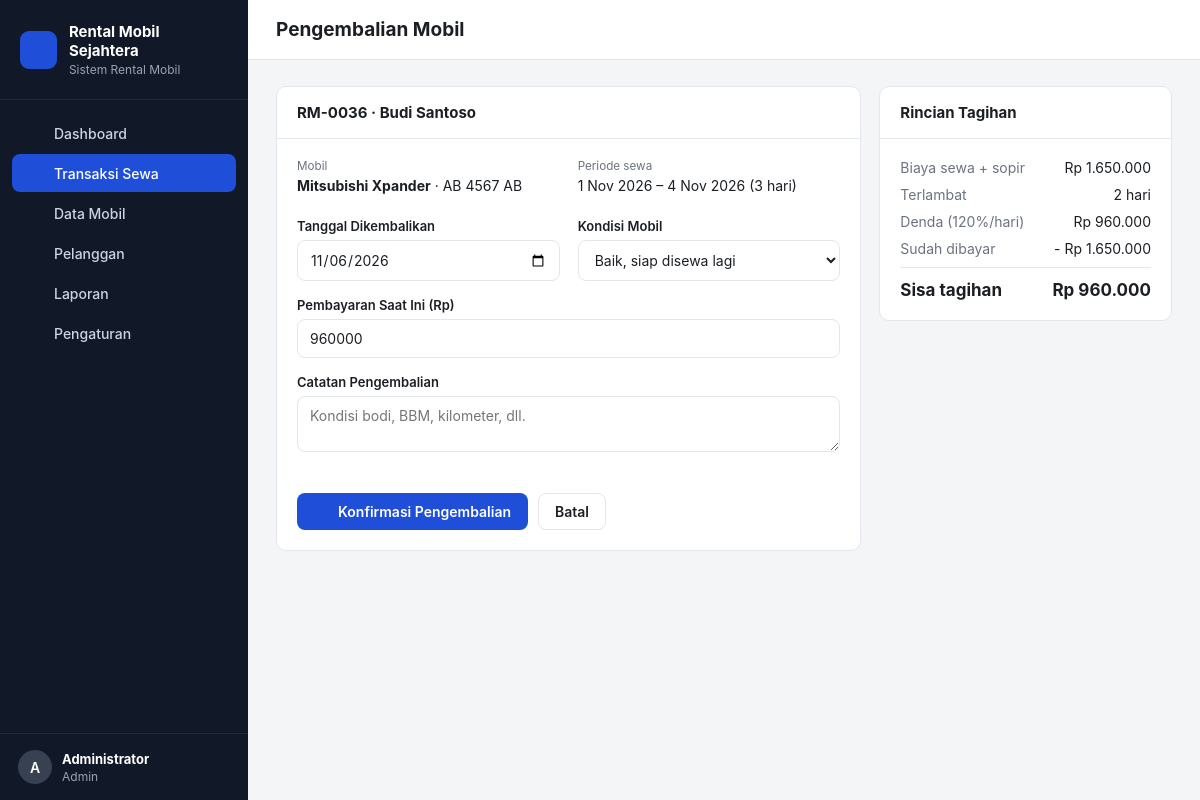
Page /index.php?page=sewa.kembali&id=36 (signed in) on the committed database.
### tables this page shows
CREATE TABLE pengaturan (
  id INT PRIMARY KEY,
  nama_usaha VARCHAR(100) NOT NULL,
  alamat VARCHAR(255),
  telepon VARCHAR(30),
  denda_per_hari_persen INT NOT NULL DEFAULT 120,
  biaya_sopir_per_hari INT NOT NULL DEFAULT 150000
);

CREATE TABLE sewa (
  id INT AUTO_INCREMENT PRIMARY KEY,
  kode VARCHAR(20) NOT NULL UNIQUE,
  pelanggan_id INT NOT NULL,
  mobil_id INT NOT NULL,
  user_id INT,
  tgl_mulai DATE NOT NULL,
  tgl_selesai DATE NOT NULL,
  tgl_kembali DATE NULL,
  lama_hari INT NOT NULL,
  harga_per_hari INT NOT NULL,
  pakai_sopir TINYINT(1) NOT NULL DEFAULT 0,
  biaya_sopir INT NOT NULL DEFAULT 0,
  subtotal INT NOT NULL,
  denda INT NOT NULL DEFAULT 0,
  total INT NOT NULL,
  dibayar INT NOT NULL DEFAULT 0,
  status ENUM('berjalan','selesai','batal') NOT NULL DEFAULT 'berjalan',
  catatan TEXT,
  created_at TIMESTAMP DEFAULT CURRENT_TIMESTAMP,
  FOREIGN KEY (pelanggan_id) REFERENCES pelanggan(id),
  FOREIGN KEY (mobil_id) REFERENCES mobil(id),
  FOREIGN KEY (user_id) REFERENCES users(id) ON DELETE SET NULL
);

CREATE TABLE pelanggan (
  id INT AUTO_INCREMENT PRIMARY KEY,
  nik VARCHAR(20) NOT NULL UNIQUE,
  nama VARCHAR(100) NOT NULL,
  telepon VARCHAR(20) NOT NULL,
  alamat TEXT,
  no_sim VARCHAR(20),
  created_at TIMESTAMP DEFAULT CURRENT_TIMESTAMP
);

CREATE TABLE mobil (
  id INT AUTO_INCREMENT PRIMARY KEY,
  plat_nomor VARCHAR(15) NOT NULL UNIQUE,
  merk VARCHAR(50) NOT NULL,
  model VARCHAR(50) NOT NULL,
  tahun YEAR NOT NULL,
  warna VARCHAR(30),
  kursi TINYINT NOT NULL DEFAULT 7,
  transmisi ENUM('Manual','Matic') NOT NULL DEFAULT 'Manual',
  bahan_bakar ENUM('Bensin','Solar','Listrik','Hybrid') NOT NULL DEFAULT 'Bensin',
  harga_per_hari INT NOT NULL,
  status ENUM('tersedia','disewa','servis') NOT NULL DEFAULT 'tersedia',
  foto VARCHAR(255),
  created_at TIMESTAMP DEFAULT CURRENT_TIMESTAMP
);

### index.php (called while the page is built, shortened)
<?php
require __DIR__ . '/includes/bootstrap.php';
$routes = [
    'login'          => 'pages/login.php',
    'logout'         => 'pages/logout.php',
    'dashboard'      => 'pages/dashboard.php',
    'mobil'          => 'pages/mobil/index.php',
    'mobil.form'     => 'pages/mobil/form.php',
    'mobil.hapus'    => 'pages/mobil/hapus.php',
    'pelanggan'      => 'pages/pelanggan/index.php',
    'pelanggan.form' => 'pages/pelanggan/form.php',
    'pelanggan.hapus'=> 'pages/pelanggan/hapus.php',
    'sewa'           => 'pages/sewa/index.php',
    'sewa.baru'      => 'pages/sewa/baru.php',
    'sewa.kembali'   => 'pages/sewa/kembali.php',
    'sewa.batal'     => 'pages/sewa/batal.php',
    'sewa.invoice'   => 'pages/sewa/invoice.php',
    'laporan'        => 'pages/laporan.php',
    'pengaturan'     => 'pages/pengaturan.php',
];
$page = $_GET['page'] ?? 'dashboard';
require __DIR__ . '/' . $routes[$page];

### pages/sewa/kembali.php (the view, shortened to what this page needs)
<?php
$id = (int) ($_GET['id'] ?? 0);
$s = q("SELECT s.*, p.nama, m.merk, m.model, m.plat_nomor FROM sewa s
        JOIN pelanggan p ON p.id = s.pelanggan_id JOIN mobil m ON m.id = s.mobil_id
        WHERE s.id = ? AND s.status = 'berjalan'", [$id])->fetch();
$tglKembali = $_POST['tgl_kembali'] ?? date('Y-m-d');
[$telat, $denda] = hitung_denda($s['tgl_selesai'], $tglKembali, (int) $s['harga_per_hari']);
$totalAkhir = $s['subtotal'] + $denda;
$sisa = $totalAkhir - $s['dibayar'];
$title = 'Pengembalian Mobil';
require __DIR__ . '/../../includes/header.php';
?>
<div class="grid-2">
    <div class="card">
        <div class="card-head"><h2><?= e($s['kode']) ?> · <?= e($s['nama']) ?></h2></div>
        <div class="card-body">
            <div class="invoice-meta">
                <div><small>Mobil</small><strong><?= e($s['merk'] . ' ' . $s['model']) ?></strong> · <?= e($s['plat_nomor']) ?></div>
                <div><small>Periode sewa</small><?= tgl($s['tgl_mulai']) ?> – <?= tgl($s['tgl_selesai']) ?> (<?= $s['lama_hari'] ?> hari)</div>
            </div>
            <form method="post" class="form-grid">
                <div><label>Tanggal Dikembalikan</label>
                    <input type="date" name="tgl_kembali" value="<?= e($tglKembali) ?>" onchange="this.form.submit()">
                </div>
                <div><label>Kondisi Mobil</label>
                    <select name="kondisi">
                        <option value="tersedia">Baik, siap disewa lagi</option>
                    </select>
                </div>
                <div class="full"><label>Pembayaran Saat Ini (Rp)</label>
                    <input type="number" name="bayar" min="0" step="1000" value="<?= max(0, $sisa) ?>">
                </div>
                <div class="full"><label>Catatan Pengembalian</label>
                    <textarea name="catatan" rows="2" placeholder="Kondisi bodi, BBM, kilometer, dll."></textarea>
                </div>
                <div class="full form-actions">
                    <button class="btn btn-primary" name="konfirmasi" value="1"><?= icon('undo', 16) ?> Konfirmasi Pengembalian</button>
                    <a href="<?= url('sewa') ?>" class="btn btn-light">Batal</a>
                </div>
            </form>
        </div>
    </div>
    <div class="card" style="align-self:start">
        <div class="card-head"><h2>Rincian Tagihan</h2></div>
        <div class="card-body summary">
            <div><span class="muted">Biaya sewa + sopir</span><span><?= rupiah($s['subtotal']) ?></span></div>
            <div><span class="muted">Terlambat</span><span><?= $telat ?> hari</span></div>
            <div><span class="muted">Denda (<?= (int) setting()['denda_per_hari_persen'] ?>%/hari)</span><span><?= rupiah($denda) ?></span></div>
            <div><span class="muted">Sudah dibayar</span><span>- <?= rupiah($s['dibayar']) ?></span></div>
            <div class="total"><span>Sisa tagihan</span><span><?= rupiah(max(0, $sisa)) ?></span></div>
        </div>
    </div>
</div>
<?php require __DIR__ . '/../../includes/footer.php'; ?>

### includes/header.php (shortened to what this page needs)
<?php
$menu = [
    ['dashboard', 'Dashboard', 'home'],
    ['sewa', 'Transaksi Sewa', 'key'],
    ['mobil', 'Data Mobil', 'car'],
    ['pelanggan', 'Pelanggan', 'users'],
    ['laporan', 'Laporan', 'chart'],
];
if (user()['role'] === 'admin') $menu[] = ['pengaturan', 'Pengaturan', 'settings'];
$current = explode('.', $_GET['page'] ?? 'dashboard')[0];
?>
<!DOCTYPE html>
<html lang="id">
<head>
    <link rel="stylesheet" href="assets/css/style.css">
</head>
<body>
<div class="layout">
    <aside class="sidebar" id="sidebar">
        <div class="brand">
            <span class="brand-mark"><?= icon('car', 20) ?></span>
            <div>
                <strong><?= e(setting()['nama_usaha'] ?? 'Rental Mobil') ?></strong>
                <small>Sistem Rental Mobil</small>
            </div>
        </div>
        <nav>
            <?php foreach ($menu as [$key, $label, $ic]): ?>
                <a href="<?= url($key) ?>" class="<?= $current === $key ? 'active' : '' ?>"><?= icon($ic) ?> <?= $label ?></a>
            <?php endforeach; ?>
        </nav>
        <div class="sidebar-user">
            <div class="avatar"><?= e(strtoupper(substr(user()['nama'], 0, 1))) ?></div>
            <div class="grow">
                <strong><?= e(user()['nama']) ?></strong>
                <small><?= e(ucfirst(user()['role'])) ?></small>
            </div>
            <a href="<?= url('logout') ?>" title="Keluar" class="icon-btn"><?= icon('logout') ?></a>
        </div>
    </aside>
    <main class="main">
        <header class="topbar">
            <h1><?= e($title ?? 'Dashboard') ?></h1>
        </header>
        <div class="content">

### assets/css/style.css (style rules this page uses)
:root { --bg: #f4f5f7; --surface: #ffffff; --border: #e3e6ea; --text: #1b1f24; --muted: #6b7280; --primary: #1f4fd8; --primary-dark: #173ea9; --primary-soft: #e8eefc; --green: #15803d; --green-soft: #e7f6ec; --blue: #1f4fd8; --blue-soft: #e8eefc; --amber: #b45309; --amber-soft: #fdf3e2; --red: #b91c1c; --red-soft: #fdeaea; --gray: #4b5563; --gray-soft: #eef0f2; --sidebar: #111827; --radius: 10px; }
* { box-sizing: border-box; }
body { margin: 0; font-family: -apple-system, "Segoe UI", Roboto, "Helvetica Neue", Arial, sans-serif; font-size: 14px; color: var(--text); background: var(--bg); }
a { color: var(--primary); text-decoration: none; }
.grow { flex: 1; min-width: 0; }
.muted { color: var(--muted); }
.layout { display: flex; min-height: 100vh; }
.sidebar { width: 248px; background: var(--sidebar); color: #d1d5db; display: flex; flex-direction: column; position: sticky; top: 0; height: 100vh; }
.brand { display: flex; gap: 12px; align-items: center; padding: 22px 20px; border-bottom: 1px solid #1f2937; }
.brand strong { display: block; color: #fff; font-size: 15px; }
.brand small { color: #9ca3af; font-size: 12px; }
.brand-mark { width: 38px; height: 38px; border-radius: 9px; background: var(--primary); color: #fff; display: grid; place-items: center; }
.sidebar nav { padding: 14px 12px; flex: 1; display: flex; flex-direction: column; gap: 2px; }
.sidebar nav a { display: flex; gap: 12px; align-items: center; color: #cbd5e1; padding: 10px 12px; border-radius: 8px; font-weight: 500; }
.sidebar nav a.active { background: var(--primary); color: #fff; }
.sidebar-user { display: flex; gap: 10px; align-items: center; padding: 16px 18px; border-top: 1px solid #1f2937; }
.sidebar-user strong { display: block; color: #fff; font-size: 13px; }
.sidebar-user small { color: #9ca3af; font-size: 12px; }
.sidebar-user .icon-btn { color: #9ca3af; }
.avatar { width: 34px; height: 34px; border-radius: 50%; background: #374151; color: #fff; display: grid; place-items: center; font-weight: 600; }
.main { flex: 1; min-width: 0; }
.topbar { display: flex; align-items: center; gap: 14px; padding: 18px 28px; background: var(--surface); border-bottom: 1px solid var(--border); }
.topbar h1 { font-size: 19px; margin: 0; flex: 1; }
.content { padding: 26px 28px 40px; }
.card { background: var(--surface); border: 1px solid var(--border); border-radius: var(--radius); }
.card-head { display: flex; justify-content: space-between; align-items: center; padding: 16px 20px; border-bottom: 1px solid var(--border); gap: 12px; flex-wrap: wrap; }
.card-head h2 { font-size: 15px; margin: 0; }
.card-body { padding: 20px; }
.grid-2 { display: grid; grid-template-columns: 2fr 1fr; gap: 18px; }
.btn { display: inline-flex; align-items: center; gap: 8px; padding: 9px 16px; border-radius: 8px; border: 1px solid transparent; font: inherit; font-weight: 600; cursor: pointer; white-space: nowrap; }
.btn-primary { background: var(--primary); color: #fff; }
.btn-light { background: var(--surface); border-color: var(--border); color: var(--text); }
.icon-btn { background: none; border: 0; padding: 6px; border-radius: 6px; cursor: pointer; color: var(--muted); display: inline-grid; place-items: center; }
.form-grid { display: grid; grid-template-columns: 1fr 1fr; gap: 16px 18px; }
.form-grid .full { grid-column: 1 / -1; }
label { display: block; font-weight: 600; margin-bottom: 6px; font-size: 13px; }
input[type=text], input[type=number], input[type=date], input[type=password], input[type=search], select, textarea { width: 100%; padding: 10px 12px; border: 1px solid var(--border); border-radius: 8px; font: inherit; background: #fff; color: var(--text); }
.form-actions { display: flex; gap: 10px; margin-top: 22px; }
.summary { display: flex; flex-direction: column; gap: 10px; }
.summary div { display: flex; justify-content: space-between; }
.summary .total { border-top: 1px solid var(--border); padding-top: 12px; font-size: 17px; font-weight: 700; }
.invoice-meta { display: grid; grid-template-columns: 1fr 1fr; gap: 18px; margin-bottom: 24px; }
.invoice-meta small { display: block; color: var(--muted); margin-bottom: 4px; }

### rows in the picture
pengaturan: nama_usaha "Rental Mobil Sejahtera", denda_per_hari_persen "120"
sewa: kode "RM-0036", pelanggan.nama "Budi Santoso", mobil.model "Mitsubishi Xpander", mobil.plat_nomor "AB 4567 AB", tgl_mulai "1 Nov 2026", tgl_selesai "4 Nov 2026", lama_hari "3", bayar "960000", subtotal "Rp 1.650.000", dibayar "Rp 1.650.000", rupiah(max(0, $sisa)) "Rp 960.000"

### other values in the picture
$label "Dashboard"
$label "Transaksi Sewa"
$label "Data Mobil"
$label "Pelanggan"
$label "Laporan"
$label "Pengaturan"
substr(user()['nama'], 0, 1) "A"
user()['nama'] "Administrator"
user()['role'] "Admin"
$title "Pengembalian Mobil"
$telat "2"
rupiah($denda) "Rp 960.000"
